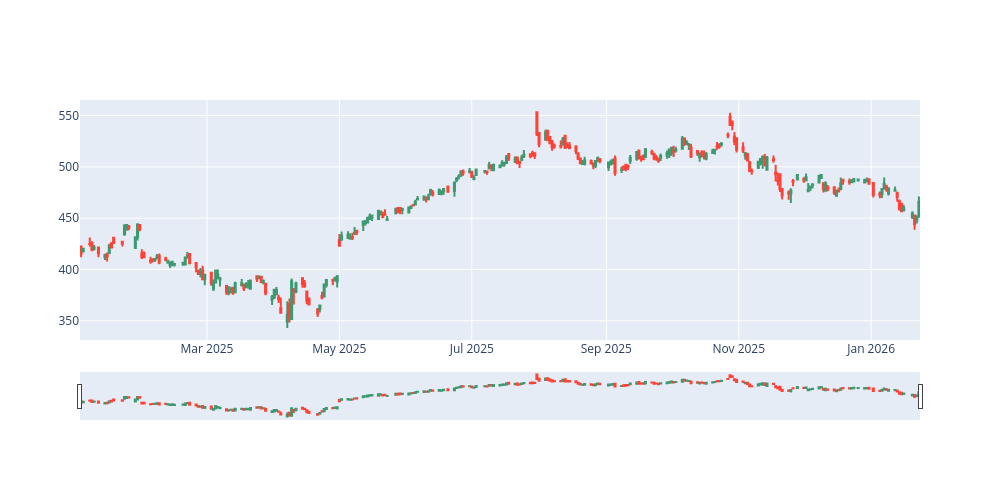

Here is the notebook cell this chart was saved with:
### Code cell
fig = go.Figure(data=[go.Candlestick(x=data.index,
                open=data['Open'],
                high=data['High'],
                low=data['Low'],
                close=data['Close'])])
fig.update_layout(
    autosize=False,
    width=1000,
    height=500)

fig.show()

### Figure 1 — Plotly figure (JSON) as saved in the notebook; plotly's stock layout.template omitted (floating-point values rounded to 4 significant figures; data arrays with more than 128 entries replaced by an {"elided": "..."} marker saying what was removed)
{"data": [{"close": {"elided": "265 float values"}, "high": {"elided": "265 float values"}, "low": {"elided": "265 float values"}, "open": {"elided": "265 float values"}, "type": "candlestick", "x": {"elided": "265 str values"}}], "layout": {"autosize": false, "height": 500, "width": 1000}}
